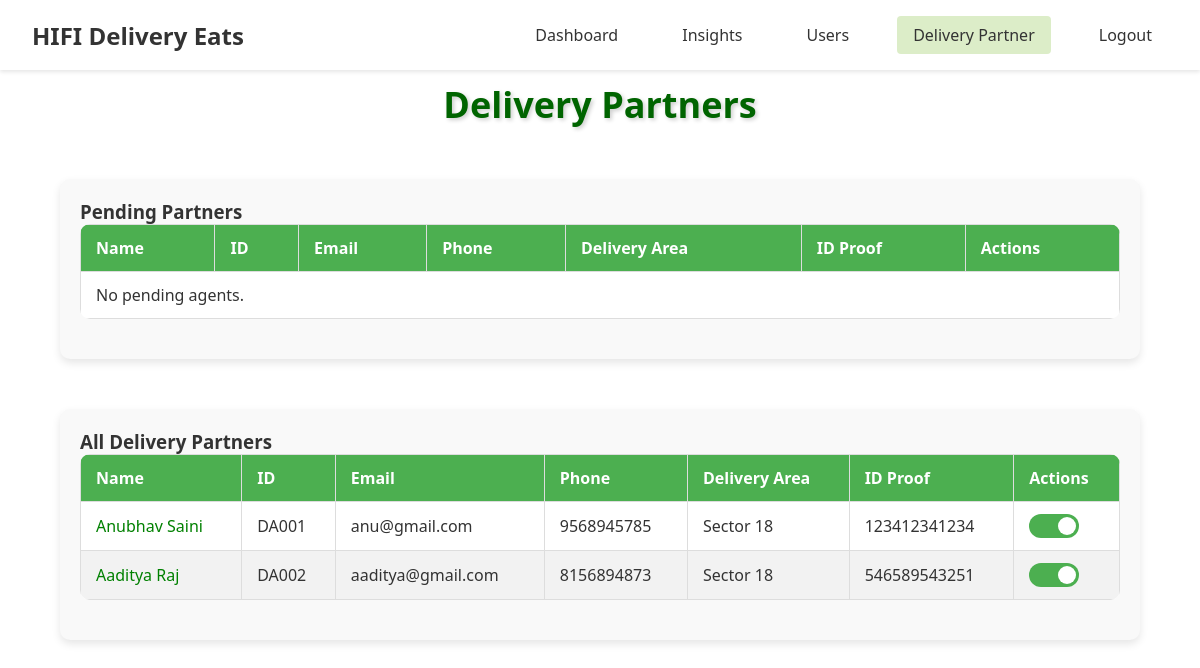
Screenshot of /admin/delivery_partner (signed in) with the database file from the repository.
### models.py (models this page shows, shortened)
class BaseModel(db.Model):
    __abstract__ = True
    PREFIX = None  # each child model must set this

class DeliveryAgent(UserMixin, BaseModel):
    __tablename__ = 'delivery_agent'
    PREFIX = 'DA'
    delivery_agent_id = db.Column(db.String(10), primary_key=True)
    username = db.Column(db.String(100))
    email = db.Column(db.String(100), unique=True)
    phone = db.Column(db.Integer, unique=True, nullable=False)
    password = db.Column(db.String(100), nullable=False)
    image = db.Column(db.String(255), nullable=True, server_default='')
    bio = db.Column(db.Text, nullable=True, server_default='')
    delivery_area = db.Column(db.String(100), nullable=False)
    available_slots = db.Column(db.Boolean, nullable=False, default=True)
    id_proof = db.Column(db.String(12), nullable=False, server_default='')
    is_approved = db.Column(db.Boolean, nullable=False, server_default='0')
    is_active = db.Column(db.Boolean, nullable=False, server_default='1')
    earnings = db.relationship("Earnings", back_populates="delivery_agent")
    delivery_feedbacks = db.relationship("DeliveryFeedback", back_populates="delivery_agent")
    deliveries = db.relationship("Order", back_populates="delivery_agent", foreign_keys="Order.delivery_agent_id")

### routes/admin_routes.py (the view)
    @app.route('/admin/delivery_partner')
    @login_required
    def delivery_partner():
        pending_agents = DeliveryAgent.query.filter_by(is_approved=False).all()
        accepted_agents = DeliveryAgent.query.filter_by(is_approved=True).all()
        return render_template(
            'admin/delivery_partner.html',
            pending_agents=pending_agents,
            accepted_agents=accepted_agents
        )

### templates/admin/delivery_partner.html (shortened to what this page needs)
{% extends 'admin/index.html' %}
{% block css %}
  <link
    rel="stylesheet"
    href="{{ url_for('static', filename='css/admin/delivery_partner.css') }}"
  />
{% endblock css %}
{% block content %}
<h2>Delivery Partners</h2>
<div class="table-container">
  <h3>Pending Partners</h3>
  <table>
    <thead>
      <tr>
        <th>Name</th>
        <th>ID</th>
        <th>Email</th>
        <th>Phone</th>
        <th>Delivery Area</th>
        <th>ID Proof</th>
        <th>Actions</th>
      </tr>
    </thead>
    <tbody id="userList">
      {% for agent in pending_agents %}
      <tr id="user-{{ agent.delivery_agent_id }}">
        <td>{{ agent.username }}</td>
        <td>{{ agent.delivery_agent_id }}</td>
        <td>{{ agent.email }}</td>
        <td>{{ agent.phone }}</td>
        <td>{{ agent.delivery_area }}</td>
        <td>{{ agent.id_proof }}</td>
        <td>
          <button class="accept" onclick="handleAccept('{{ agent.delivery_agent_id }}')">
            Accept
          </button>
          <button class="reject" onclick="handleReject('{{ agent.delivery_agent_id }}')">
            Reject
          </button>
        </td>
      </tr>
      {% else %}
      <tr>
        <td colspan="7">No pending agents.</td>
      </tr>
      {% endfor %}
    </tbody>
  </table>
</div>
<div class="table-container">
  <h3>All Delivery Partners</h3>
  <table>
    <thead>
      <tr>
        <th>Name</th>
        <th>ID</th>
        <th>Email</th>
        <th>Phone</th>
        <th>Delivery Area</th>
        <th>ID Proof</th>
        <th>Actions</th>
      </tr>
    </thead>
    <tbody id="acceptedAgentsList">
      {% for agent in accepted_agents %}
      <tr id="user-{{ agent.delivery_agent_id }}">
        <td style="color: {% if not agent.is_active %}red{% else %}green{% endif %};">
          {{ agent.username }}
        </td>
        <td>{{ agent.delivery_agent_id }}</td>
        <td>{{ agent.email }}</td>
        <td>{{ agent.phone }}</td>
        <td>{{ agent.delivery_area }}</td>
        <td>{{ agent.id_proof }}</td>
        <td>
          <label class="switch">
            <span class="slider"></span>
          </label>
        </td>
      </tr>
      {% else %}
      <tr>
        <td colspan="7">No accepted agents.</td>
      </tr>
      {% endfor %}
    </tbody>
  </table>
</div>
{% endblock content %}

### static/css/admin/admin.css (style rules this page uses)
* { margin: 0; padding: 0; box-sizing: border-box; font-family: 'Segoe UI', Tahoma, Geneva, Verdana, sans-serif; }
:root { --primary-green: #50b341; --light-green: #DCEDC8; --white: #ffffff; --text-dark: #333333; }
body { background-color: var(--white); color: var(--text-dark); }

### static/css/admin/delivery_partner.css (style rules this page uses)
h2 { color: darkgreen; text-align: center; margin-bottom: 10px; font-size: 36px; font-weight: bold; text-shadow: 2px 2px 4px rgba(0, 0, 0, 0.2); transition: text-shadow 0.3s ease-in-out; margin-top: 1rem; }
.table-container { margin: 50px auto; padding: 20px; border-radius: 10px; box-shadow: 0 4px 8px rgba(0, 0, 0, 0.1); background-color: #f9f9f9; width: 90%; max-width: 1200px; }
table { width: 100%; border-collapse: collapse; margin-bottom: 20px; background-color: #fff; border-radius: 10px; overflow: hidden; }
th, td { border: 1px solid #ddd; padding: 12px 15px; text-align: left; }
th { background-color: #4CAF50; color: white; }
tbody tr:nth-child(even) { background-color: #f2f2f2; }
.switch { position: relative; display: inline-block; width: 50px; height: 24px; }
.slider { position: absolute; cursor: pointer; top: 0; left: 0; right: 0; bottom: 0; background-color: #ccc; transition: .4s; border-radius: 24px; }
.slider:before { position: absolute; content: ""; height: 18px; width: 18px; left: 3px; bottom: 3px; background-color: white; transition: .4s; border-radius: 50%; }
input:checked + .slider { background-color: #4caf50; }
input:checked + .slider:before { transform: translateX(26px); }

### rows the page displays
DeliveryAgent: username "Anubhav Saini", delivery_agent_id "DA001", email "anu@gmail.com", phone "9568945785", delivery_area "Sector 18", id_proof "123412341234"
DeliveryAgent: username "Aaditya Raj", delivery_agent_id "DA002", email "aaditya@gmail.com", phone "8156894873", delivery_area "Sector 18", id_proof "546589543251"
